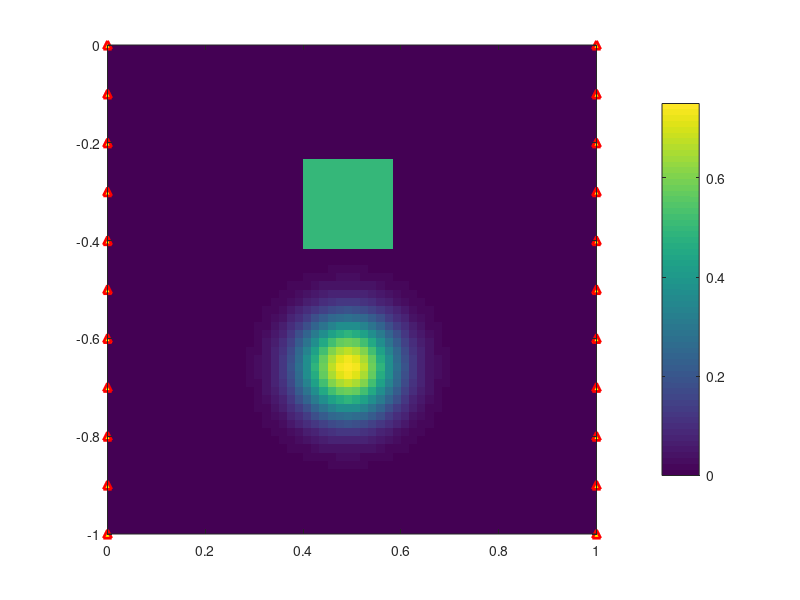

This figure's MATLAB source: (Note: this script raises an error after producing the figure.)
% Inv1D_lplq
% Program creates a 1D toy problem and generates data using kernels of the
% form k(z) = exp^(-ajx) cos(b j 2pi x)
% 
% Data can then be inverted using various lp-norms applied on the model and
% its gradient. Depth weighting is applied to the model objective function,
% but outside the norm.
% 
% Written by: D. Fournier
% Last Update: November 11, 2014

close all
clear all

addpath data\
% addpath C:\Users\dominiquef.MIRAGEOSCIENCE\Dropbox\Master\FUNC_LIB\
% addpath C:\Users\dominiquef.MIRAGEOSCIENCE\Dropbox\Master\FUNC_LIB\Lp_norm_codes\Dual_norm_1D\functions
% addpath C:\Users\dominiquef.MIRAGEOSCIENCE\Dropbox\Master\FUNC_LIB\Lp_norm_codes\Dual_norm_1D\sliceomatic\
% Set up 1D problem

%% INPUT VARIABLES
% Lp-norm parameters
pvec = [0:0.1:2]%0:0.5:2;
qvec = [0:0.1:2]%0:0.5:2;
lvec = ones(1,1)*1.0%[0.25 0.5 1 1.5 1.75]%0.1:0.4:1.9;

% Inversion parameters
FLAG1 = 'lGRADml'; % Choose between GRADm | lGRADm|
FLAG2 = 'SMOOTH_MOD'; % Choose between SMOOTH_MOD | SMOOTH_MOD_DIF

% Model space
nx = 60;
nz = 60;

dx = 1 / nx;
dz = 1 / nz;

% Reference model
mref = zeros(nx*nz,1);

% Create observation locations
obsx = [zeros(1,11) ones(1,11)];
nobs = length(obsx);
obsz = [0:-0.1:-1 0:-0.1:-1];


dx = ones(nx,1) * dx;
dz = ones(nz,1) * dz;

x0 = 0;
z0 = 0;

xc = [x0 + cumsum(dx) - dx/2];
zc = [z0 - cumsum(dz) + dz/2];

% Topography (all ones if flat)
nullcell = ones(nz,nx);

% Kernel
nk = 15; %number of frequencies

decay = -0.25;

basis = 0.5;

% Data noise
amp_pct = 0.00;
floor_pct = 0.02;

%% Generate model

model = zeros(nz,nx);

% Center the anomaly
dmx = floor(0.1 / dx(1));
dmz = floor(0.1 / dz(1));

centerx = floor(nx/2);
centerz = floor(nz/3);

% Square bloc
model(centerz-5:centerz+5,centerx-5:centerx+5)= 0.5;

% Gaussian anomaly
zz = 2*centerz-12:2*centerz+12;
xx = centerx-12:centerx+12;

[ZZ,XX] = ndgrid(cumsum(dz(zz)) - sum([dz(zz);dz(zz(1))])/2,cumsum(dx(xx)) - sum([dx(xx);dx(xx(1))])/2);
r = sqrt(XX.^2 + ZZ.^2);
dr = sqrt(dx(1)^2 + dz(1)^2);

model(zz,xx)= 0.75 * exp(-abs(((r)*10).^2));


set(figure, 'Position', [50 200 750 750])
imagesc(xc,zc,model);
caxis([0 0.75]);
colorbar
set(gca,'YDir','normal')
% axis([-1.1 1.1 -1.1 0.1])
axis square

hold on
plot(obsx,obsz,'r^','MarkerFaceColor','y','LineWidth',2)
model=model(:);
%% SCRIPT STARTS HERE
%% % Generate kernel functions and depth weighting
xn = [x0;x0 + cumsum(dx)];
zn = [z0;z0 - cumsum(dz)];

[Zn,Xn] = ndgrid(zn,xn);



[Zc,Xc] = ndgrid(zc,xc);



[dZ , dX] = ndgrid(dz,dx);
% dZ = dZ(:);
% dX = dX(:);

mcell=nx*nz;

ndata = nk * nobs;


%% Generate forward operator and depth weighting
G = zeros(ndata,mcell);
aa = zeros(ndata,nx);
wr = zeros(mcell,1);
count = 1;


 for jj = 1 : nobs;
     
    for ii = 1 : nk 
        

 
        dXn = Xn - obsx(jj);
        dZn = Zn - obsz(jj);
       

        R = sqrt( (Zc-obsz(jj)).^2 + (obsx(jj)-Xc).^2 );
        dR = sqrt( dZ.^2 + dX.^2 );
%         x = Xn - obsx(jj);
%         z = Zn - obsz(jj);

        a = decay * (ii) ;
        b = basis * 2*pi* (ii) ;
%         c = decay * (ii) ;
%         d = basis * 2*pi* (ii) ;

        const1 = a / (a^2 + b^2);
        const2 = b / (a^2 + b^2);
%         const3 = c / (c^2 + d^2);
%         const4 = d / (c^2 + d^2);

        expx = @(m) exp( a * abs(m) );
%         expz = @(m) exp( c * abs(m) );

        trig1 = @(m) cos(b*(m));       
        trig2 = @(m) sin(b*(m));


%         xupb = (const1 * expx(R+dR)) .* (const2*trig1(b,R+dR));
%         xlob = (const1 * expx(R)) .* (const2*trig1(b,R));
%         temp = (xupb - xlob);

        xupb = dXn(2:end,1:end-1);
        xlob = dXn(2:end,2:end);
        
        zlob = dZn(1:end-1,2:end);
        zupb = dZn(2:end,2:end);
        
        fupxupz = const1 * expx( sqrt( xupb.^2 + zupb.^2 ) ) .* trig1(sqrt( xupb.^2 + zupb.^2 ))+...
                const2 * expx( sqrt( xupb.^2 + zupb.^2 ) ) .* trig2(sqrt( xupb.^2 + zupb.^2 ));

        fupxloz = const1 * expx( sqrt( xupb.^2 + zlob.^2 ) ) .* trig1(sqrt( xupb.^2 + zlob.^2 ))+...
                const2 * expx( sqrt( xupb.^2 + zlob.^2 ) ) .* trig2(sqrt( xupb.^2 + zlob.^2 ));

        floxupz = const1 * expx( sqrt( xlob.^2 + zupb.^2 ) ) .* trig1(sqrt( xlob.^2 + zupb.^2 ))+...
                const2 * expx( sqrt( xlob.^2 + zupb.^2 ) ) .* trig2(sqrt( xlob.^2 + zupb.^2 ));

        floxloz = const1 * expx( sqrt( xlob.^2 + zlob.^2 ) ) .* trig1(sqrt( xlob.^2 + zlob.^2 ))+...
                const2 * expx( sqrt( xlob.^2 + zlob.^2 ) ) .* trig2(sqrt( xlob.^2 + zlob.^2 ));
% 
        temp = (fupxupz - fupxloz) - (-floxupz + floxloz);
            
%             if sign(obsx(jj))<1
%                 
%                 temp= fliplr(temp);
%                 
%             end
            
        G(count,:) = temp(:);

    %     G(ii,1:mcell) = G(ii,1:mcell) / max(G(ii,1:mcell));

%         temp = expx(R) - expx(R+dR);
       
%         temp = ( expx( sqrt( xupb.^2 + zupb.^2 ) ) -...
%             expx( sqrt( xupb.^2 + zlob.^2 ) ) )/a -...
%             ( expx( sqrt( xlob.^2 + zlob.^2 ) ) -...
%             expx( sqrt( xlob.^2 + zupb.^2 ) ) )/a;
        
%          temp = (( expx(x(2:end,1:end-1))/a .* expz(z(1:end-1,2:end))/c )-...
%            ( expx(x(2:end,2:end))/a .* expz(z(2:end,2:end))/c ) -...
%            ( expx(x(2:end,1:end-1))/a .* expz(z(1:end-1,2:end))/c ) +...
%            ( expx(x(2:end,2:end))/a .* expz(z(2:end,2:end))/c )).^2;

%        if sign(obsx(jj))<1
%                 
%                 temp= fliplr(temp);
%                 
%        end
            
%         wr = wr + temp(:);
        
%         set(figure(3), 'Position', [10 250 1000 500]);
%         imagesc(xc,zc,reshape(G(count,:),nz,nx));
%         colorbar
%         set(gca,'YDir','normal')


        count = count + 1;

        
    end
    
end

wr = sqrt(sum(G.^2,1));

wr = (wr(:)).^0.5;


%% FORWARD MODELING
% Generate data and corrupt with noise

data= G * model;

% Corrupt data with Gaussian noise
% rand_noise = rand(ndata,1);
% save ('noise','rand_noise')
load('noise');

amp_noise = amp_pct * rand_noise .* abs(data);
floor_noise = floor_pct * rand_noise * max(abs(data));

noise = amp_noise + floor_noise;

d = data + noise;

% wd =  abs(d)*0.02 + 0.05 * std(d);
wd =  ones(ndata,1) * 0.1*std(d);

set(figure, 'Position', [10 250 1000 500]);
for ii = 1:nobs
    
    plot(data((1+(ii-1)*nk):(nk+(ii-1)*nk)));
    hold on
    errorbar(d((1+(ii-1)*nk):(nk+(ii-1)*nk)),wd((1+(ii-1)*nk):(nk+(ii-1)*nk)),'r*')
    legend('Data','Data+noise')
    grid on
end
% Create uncertainty weighting matrix
Wd = spdiags(1./wd,0,ndata,ndata);

% Normalize d and G by standard deviation:
G = Wd * G ;

target = ndata;

% Weight data with uncertainty
d = Wd * d;

%% INVERSION
% Create inversion parameters
[ Wx, Wz, Vx, Vz ] = get_GRAD_op2D(dx,dz,nullcell);
Ws = speye(mcell);
V = spdiags(sqrt(dX(:).*dZ(:)),0,mcell,mcell);


% Global constant
alpha(1) = 1.0 / min(dx) ^2;  %Smallnest term
alpha(2) = 1.0;               %Smoothness term                     
alpha(3) = 1.0;



% Store all the final models
RMS = zeros(length(pvec),length(qvec),length(lvec));
linf = zeros(length(pvec),length(qvec),length(lvec));
l2 = zeros(length(pvec),length(qvec),length(lvec));
l1 = zeros(length(pvec),length(qvec),length(lvec));
misfit = zeros(length(pvec),length(qvec),length(lvec));
models_out = zeros(length(pvec),length(qvec),length(lvec),mcell);
phi_m = [];
phi = [];
counter = 1;  

objfunc = @(m,phi,b) sum( ( G * m - d ).^2 ) + ( m' * b * phi * m );

% Iterate over all the combination of norms as specified by the vectors
% pvec, qvec and lvec.

for ll= 1:length(lvec)

    for pp = 1:length(pvec)
        
        for qq = 1:length(qvec)
            
            
%             delta(counter) = 1e-5;
            % Message prompt
            head = ['lp: ' num2str(pvec(pp)) ' lq: ' num2str(qvec(qq)) ' psi: ' num2str(lvec(ll))];
            fprintf('Starting lp inversion %s\n',...
                head)
            
            invmod      = ones(mcell,1)*1e-2;       % Initial model       
                        
            phi_d       = sum((G*invmod - d).^2);   % Initial misfit
           
            count=0; % Initiate iteration count 
            switcher = 0;
            ncg(counter) = 0;
            lp_count = 0;
            cg_iter = 0;
            delta = 1;
            
        while switcher ~= 3
                
                    count=count+1;

                    if switcher == 0   %First iteration
                        delta(count) = 1;
                        
                        [MOF,aVRWs,aVRWx,aVRWz] = get_lp_MOF_2D_v2(invmod,mref,1,nx,nz,V,Ws,Vx,Wx,Vz,Wz,wr,alpha,2,2,1,FLAG1,FLAG2,delta(count));                                      
%                         [MOF,aVRWs,aVRWx,aVRWz] = get_lp_MOF_2D(invmod,mref,nx,nz,V,Ws,Vx,Wx,Vz,Wz,wr,alpha,2,2,1,FLAG1,FLAG2,delta(count));

                        if count==1
                            % Initial beta trace(G'G) / trace(phim)
                            beta = sum(sum(G.^2,1)) / sum(diag(MOF,0).^2) * 1e+2; 
                            phi(count) = objfunc(invmod,MOF,beta(count));
                            
                        end
                       
                        
                    else

                        fprintf('# # LP-LQ ITER# #');
                        lp_count = lp_count+1;
                        
                        if cg_iter(end) < 0.5*mcell && switcher == 1
                            
                            delta(count) = 10^-(lp_count/2);
                            
                        else
                            
                            switcher = 2;
                            delta(count) = delta(count-1);
                            
                        end
                        
                        [MOF,aVRWs,aVRWx,aVRWz] = get_lp_MOF_2D_v2(invmod,mref,phi_m(end),nx,nz,V,Ws,Vx,Wx,Vz,Wz,wr,alpha,pvec(pp),qvec(qq),lvec(ll),FLAG1,FLAG2,delta(count));                         
%                         [MOF,aVRWs,aVRWx,aVRWz] = get_lp_MOF_2D(invmod,mref,nx,nz,V,Ws,Vx,Wx,Vz,Wz,wr,alpha,pvec(pp),qvec(qq),lvec(ll),FLAG1,FLAG2,delta(counter));
       
%                         lambda(count) = beta(count) * scale(count);
                        
                        
                    end

                
 
%                 eigval = eig(G'*G + lambda(count) * (phim) ); 
%                 condnum = max(abs(eigval)) / min(abs(eigval));
%                 
%                 figure(4); plot(eigval,'*');
%                 fprintf('Condition number: %f\n',condnum);
                fprintf('\n# # # # # # # # #\n');
                fprintf('BETA ITER: \t %i  \nbeta: \t %8.5e \n',count,beta(count));

               
                m_in = invmod;  % Save initial model for backtracking steps
                
            [invmod,cg_iter(count)] = GNsolver( G, invmod, d, phi(end), MOF, beta(count) , aVRWs, aVRWx, aVRWz, [] );                
            ncg(counter) = ncg(counter) + cg_iter(count);
%% Save iteration details
               
            rdm(count) = norm(m_in - invmod) / norm(m_in);
                
               
            phi_d(count) = sum((G*(invmod)-d).^2);
            phi_m(count) = (invmod)'*(MOF)*(invmod);
            phi(count) = objfunc(invmod,MOF,beta(count));
            
            if (rdm(count) < 1e-2 && switcher >= 1 && phi_d(count) > target *0.95 && phi_d(count) < target *1.05) || count > 50 

                switcher = 3;
                fprintf('---------->')
                fprintf(' misfit:\t %8.5e ',phi_d(count))
                fprintf(' ** Relative dm:\t %8.5e ', rdm(count));
                fprintf('<----------\n')
                
                continue

            end    

                
            % Check to see if overshooted the target misfit,
            % If yes, then compare with the previous iteration and keep
            % closest                
            if phi_d(count) < target * 0.95
                                      
                
                fprintf('---------->')
                fprintf(' misfit:\t %8.5e ',phi_d(count))
                fprintf(' ** Relative dm:\t %8.5e ', rdm(count));
                fprintf('<----------\n')
                fprintf('\n# NEXT ITER - INCREASING BETA #\n');
                
%                 beta(count) = beta(count-1);
                if switcher == 0
                    switcher = 1;
                end
%                 beta(count+1) = beta(count) * target / phi_d(count);
                beta(count+1) = beta(count) * 1.25;
%                 invmod = m_in;
%                 phi_d(count) = phi_d(count-1);
%                 phi_m(count) = phi_m(count-1);
%                 phi(count) = phi(count-1);
%                 
%                 count = count-1;
%                 lp_count = lp_count-1;

            elseif phi_d(count) > target * 1.05
                 
                
                fprintf('---------->')
                fprintf(' misfit:\t %8.5e ',phi_d(count))
                fprintf(' ** Relative dm:\t %8.5e ', rdm(count));
                fprintf('<----------\n')
                fprintf('\n# NEXT ITER - REDUCING BETA #\n');
                if switcher == 0
                    
                    beta(count+1) = 0.75 * beta(count); 
                    
                else
                    
%                     beta(count+1) = beta(count) * target / phi_d(count);
                    beta(count+1) = beta(count) * 0.9;
                    
                end          
                
                
            else
                
                
                fprintf('---------->')
                fprintf(' misfit:\t %8.5e ',phi_d(count))
                fprintf(' ** Relative dm:\t %8.5e ', rdm(count));
                fprintf('<----------\n')
                fprintf('\n# NEXT ITER - STATIONNARY STEP #\n');
                
                if switcher == 0
                    switcher = 1;
                end
                
                beta(count+1) = beta(count);

                 
            end
           
            % OPTIONAL: Plot model
            set(figure(3+counter), 'Position', [50 200 750 750])
            imagesc(xc,zc,reshape(invmod,nz,nx));
            caxis([0 0.75]);
            colorbar
            set(gca,'YDir','normal')
            axis square

            
        end
%             set(figure(mod(counter,10)+2), 'Position', [50 200 750 750])
%             imagesc(xc,zc,reshape(invmod,nz,nx));
%             caxis([0 0.75]);
%             colorbar
%             set(gca,'YDir','normal')
%             axis square
%             
% %             legend('\bfTrue model','\bf Wr || m ||_0 + Wr || \nabla m ||_0');
            xlabel('\bfX');
            ylabel('\bfZ');
            tlabel=(['$\mathbf{\phi_m\;=\;\| m \|_{' num2str(pvec(pp)) '}\;+\; \| \nabla m \|_{' num2str(qvec(qq)) '}}$']);
            title(tlabel, 'interpreter', 'latex','Fonts',18)
            
            % Plot final phid
%             figure(3); 
%             plot((G*(invmod)).*wd,'go');

            % Load other results and plot
%             load('m_IWR');
%             load('m_phim');
%             figure(3+counter); hold on
%             plot(m_phim,'--','LineWidth',3);
%             xlabel('\bfZ');
%             ylabel('\bfm(Z)');
%             legend('\bfTrue model','\bf Wr || m ||_0 + Wr || \nabla m ||_0','\bf || Wr m ||_0 + || \nabla (Wr m) ||_0','Location','NorthWest')

            % Remove depth weighting
%             invmod = IWr * invmod;
            
%             title(['\bfInversion: ' head])
%             figure; plot(1:mcell,model,1:mcell,invmod,'r','LineWidth',2);axis([0 mcell -.1 1])
%             figure; plot(eigval,'*');
%             figure; plotyy(1:count,phi_d,1:count,phi_m,@semilogy);
            RMS(pp,qq,ll)=(sum((invmod-model).^2)/length(data))^(0.5);
            linf(pp,qq,ll) = norm(model-invmod,'inf');
            l2(pp,qq,ll) = norm(model-invmod,2);
            l1(pp,qq,ll) = norm(model-invmod,1);
            misfit(pp,qq,ll) = phi_d(count);
            models_out(pp,qq,ll,:) = invmod(:);
            
%             figure; plotyy(1:count,phi_d,1:count,phi_m);

            ldml(counter) = norm(model-invmod,1);
            fprintf('End of lp inversion. Number of iterations: %i\n',count)
            fprintf('Final model misfit: %8.3e\n',ldml(counter))
            fprintf('TOTAL NUMBER OF CG STEPS: %i\n\n',ncg(counter))
            
            
            counter = counter+1;
            
        end
    end
end



%% Plot result 
% sliceomatic(l1,pvec,qvec,lvec);
% Plot tradeoff between model error and CG iterations

% figure;
% [hAx,hLine1,hLine2] = plotyy(delta,rdm,delta,cg_iter,'loglog','loglog');
% ylabel(hAx(2),'\bfCG iterations');
% ylabel(hAx(1),'\bf|m_{k-1} - m_{k}|/m_{k}');
% xlabel('\bf Factor log(\epsilon)')


% figure;
% [hAx,hLine1,hLine2] = plotyy(delta,ncg,delta,ldml,'semilogx','semilogx');
% ylabel(hAx(1),'\bfNumber of CG steps');
% ylabel(hAx(2),'\bf|m_{true} - m_{k}|_1');
% xlabel('\bf Factor (\epsilon)')
% set(hAx(2),'YColor','k')
% set(hLine2,'LineWidth',2,'Color','k')
% set(hLine1,'LineWidth',2)

% grid on

[I,J]=find(l2==min(min(l2)));

set(figure, 'Position', [50 200 750 750]);
imagesc(pvec,qvec,l2);colorbar;colormap winter;hold on
contour(pvec,qvec,l2,'ShowText','on','LineColor',[0 0 0])
set(gca,'YDir','Normal')
ylabel('$\mathbf{\| m \|_p}$', 'interpreter', 'latex','Fonts',15)
xlabel('$\mathbf{\| \nabla m \|_q}$', 'interpreter', 'latex','Fonts',15)
plot(qvec(J),pvec(I),'ro','LineWidth',2);hold on
axis square
title('\textbf{Model error} ($\mathbf{\| m - m^{*} \|_2}$)', 'interpreter', 'latex','Fonts',15)

% load('misfit');
set(figure, 'Position', [50 200 750 750]);
imagesc(pvec,qvec,misfit);colorbar;colormap winter;hold on
% contour(pvec,qvec,misfit,'ShowText','on','LineColor',[0 0 0])
set(gca,'YDir','Normal')
ylabel('$\mathbf{\| m \|_p}$', 'interpreter', 'latex','Fonts',15)
xlabel('$\mathbf{\| \nabla m \|_q}$', 'interpreter', 'latex','Fonts',15)
plot(qvec(J),pvec(I),'ro','LineWidth',2);hold on
axis square
title('\textbf{Final data misifit} $\phi_d$', 'interpreter', 'latex','Fonts',15)
% caxis([38 42])

[I,J]=find(l1==min(min(l1)));
set(figure, 'Position', [50 200 750 750]);
imagesc(pvec,qvec,l1);colorbar;colormap winter;hold on
% contour(pvec,qvec,misfit,'ShowText','on','LineColor',[0 0 0])
set(gca,'YDir','Normal')
ylabel('$\mathbf{\| m \|_p}$', 'interpreter', 'latex','Fonts',15)
xlabel('$\mathbf{\| \nabla m \|_q}$', 'interpreter', 'latex','Fonts',15)
plot(qvec(J),pvec(I),'ro','LineWidth',2);hold on
axis square
title('\textbf{Final data misifit} $\phi_d$', 'interpreter', 'latex','Fonts',15)